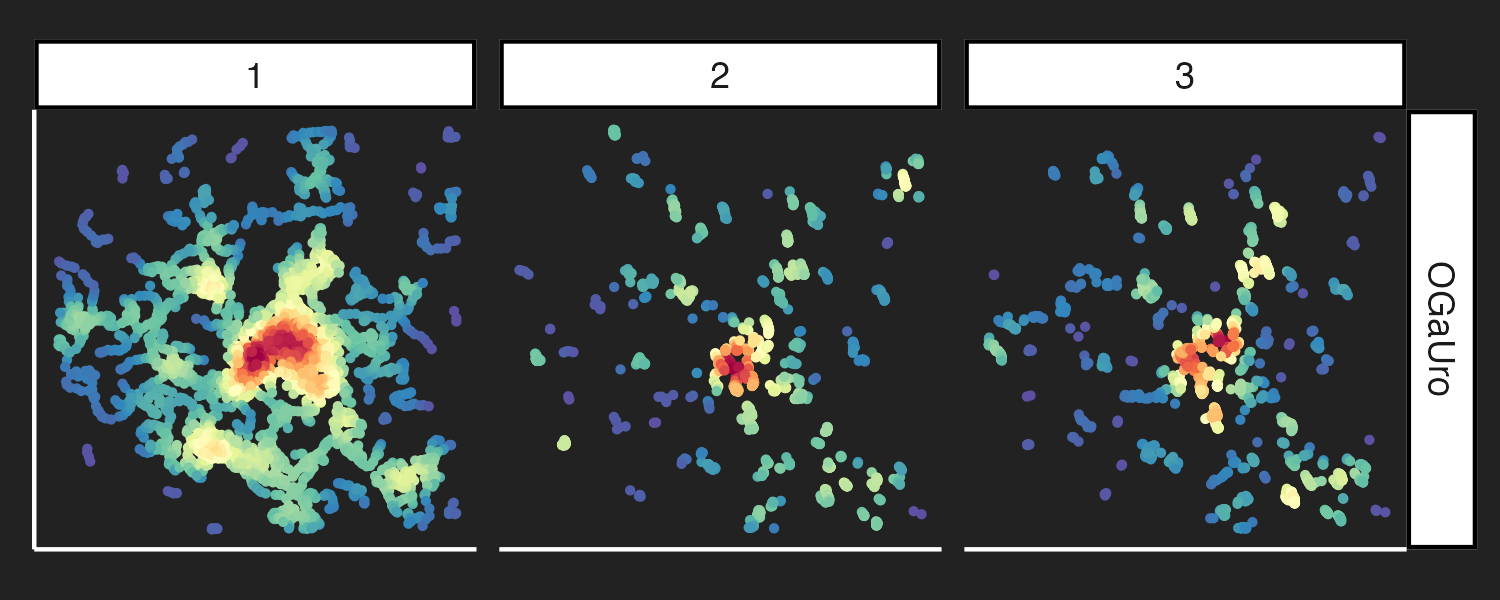
#> input picture im/examples/3D_2P/7_HMM_space.tiff, 1500 x 600 px
$ python -i shape_persistence.py   (imports and definitions only)
#> lines starting #> are read from the running program, lines starting #| are printed output that depends on the picture
### python/cecelia/utils/zarr_utils.py
"""
Zarr I/O utilities for OME-ZARR and plain zarr stores.

Handles opening, reading, and writing zarr arrays with support for:
  - OME-ZARR multiscale groups (bioformats2raw output)
  - Flat multiscales stores (our own `create_multiscales` output — images and label sets)
  - Dask-backed lazy loading for large images
  - Multiscale pyramid creation with power-of-two downsampling

Zarr stores only. Source formats (TIFF, …) are converted by the import task (bioformats2raw) before
anything here reads a pixel; reading a source file's *metadata* lives in `ome_xml_utils`. The one
exception is an external LABEL image (`open_label_source`), which label import reads directly.

Stores are identified STRUCTURALLY, never by file extension — a bioformats2raw series wrapper is told
from a flat store by its `multiscales` attr (`series_base`), and a store is told from a non-store by
its zarr group metadata (`is_zarr_store`). Extension dispatch breaks on a staged store, whose path
ends in `.partial` while it is being written.
"""

import zarr
import contextlib
import os
import sys
import shutil
import time
import bisect

import numpy as np
from copy import copy

import cecelia.utils.slice_utils as slice_utils


#: Compressors an IMAGE store may be written with, by name. Selectable in Settings → Storage defaults; the one
#: in force reaches this module through the `CECELIA_IMAGE_COMPRESSOR` env var (set by `run_py`), so a
#: task runner never has to thread it through. Every value is measured on the same real 16-bit
#: acquisition — `4kS67f/LUkCpP`, 64x4x13x512x512, 12-bit data in 16-bit words, whole store rewritten:
#:
#:   name            store     smaller-by   write   warm read/plane
#:   zstd-shuffle    0.636 GB   2.74x         5.1s   1.7 ms      <- default
#:   zstd            0.768 GB   2.27x         5.0s   1.7 ms
#:   lz4-shuffle     0.944 GB   1.85x         4.6s   1.35 ms
#:   zstd-max        0.601 GB   2.90x        36.9s   1.6 ms
#:
#: The ratio column is SIZE (store vs raw), not speed — they are easy to misread side by side. On read,
#: the spread across all four is 1.35-1.7 ms per plane, i.e. lz4 is ~1.25x faster than the default
#: while its store is 1.48x larger.
#:
#: `zstd-shuffle` is the default because the win is the SHUFFLE filter, and it is nearly free: shuffle
#: groups each pixel's high bytes together, and in 12-bit data stored in 16-bit words the high byte is
#: near-constant, so it collapses. Plain `zstd` on the same data measured 2.27x — i.e. the filter is
#: the whole difference — for 0.1s of the 5s write.
#:
#: The honest costs of the default, for anyone choosing: warm per-plane reads are ~0.3 ms slower than
#: `lz4-shuffle` (1.7 vs 1.35 ms, consistent over three runs), while cold and sequential reads are
#: inside run-to-run noise because the smaller store offsets the extra CPU. `zstd-max` is level 9: it
#: buys a further 5% for a 7x longer write — exposed for an archival re-write, not for routine use.
IMAGE_COMPRESSOR_CHOICES = {
    'zstd-shuffle': dict(cname='zstd', clevel=3, shuffle='shuffle'),
    'zstd':         dict(cname='zstd', clevel=3, shuffle='noshuffle'),
    'lz4-shuffle':  dict(cname='lz4',  clevel=5, shuffle='shuffle'),
    'zstd-max':     dict(cname='zstd', clevel=9, shuffle='shuffle'),
}

#: The default when nothing is configured. Also what an external consumer of the `cecelia` package
#: (e.g. coastal) gets, since it runs with no env var set.
IMAGE_COMPRESSOR_DEFAULT = 'zstd-shuffle'

#: Env var carrying the configured choice. Read per call rather than at import, so flipping the
#: setting takes effect on the next task without restarting anything.
IMAGE_COMPRESSOR_ENV = 'CECELIA_IMAGE_COMPRESSOR'

#: LABEL stores are NOT selectable — plain zstd, no blosc and no shuffle. The opposite answer to the
#: image default, for a structural reason: label planes are >99% zero, so what compresses them is a
#: long-range match over the whole plane, and blosc's small blocks plus the shuffle interleave both
#: break those runs up. Measured on two real `uint32` label stores (`4kS67f/LUkCpP` T and B, 0.7%
#: non-zero): plain zstd 1273-2019x against blosc/zstd-3+shuffle's 794-1145x.
#:
#: Left out of Settings on purpose. In absolute terms both are tiny (0.14 vs 0.22 MB for that store),
#: so there is nothing to tune — the constant exists so that "one codec for every store" doesn't get
#: applied to labels on the assumption it must be better.
LABEL_COMPRESSOR = dict(cname='zstd', clevel=3, shuffle='noshuffle')


# [55 lines left out: functions image_compressor_name, store_compressor, _group_separator, _group_format, not called in this run]


#: Chunk-key separators, by name. "/" nests keys into a directory tree, "." keeps them flat.
#:
#: **We write NESTED, always, in both formats.** `flat` remains here because we
#: still READ stores written before this — the separator is self-describing (v2 `.zarray`
#: `dimension_separator`, v3 `chunk_key_encoding`), so old flat stores keep working untouched and
#: nothing needs re-importing.
#:
#: Why flat was dropped rather than relabelled: **a flat store conforms to no published NGFF version.**
#: Nested storage is what 0.2 introduced (ome-zarr-py `FormatV02`: "Changelog: move to nested
#: storage"), and 0.3/0.4/0.5 inherit it — so flat keys are 0.1 storage, while the metadata we write
#: alongside them (`axes` + `coordinateTransformations`) is 0.4-shaped and 0.1 does not even define it.
#: The two writers each picked a different half of that hybrid and disagreed on disk: bioformats2raw
#: stamped `0.1` for `--no-nested` while our own writers stamped `0.4` for the identical layout.
#:
#: What flat bought, re-measured on a real 3.5 GB movie rather than the 81 MB fixture the original
#: decision used: ~171 MB of directory inodes, **~5%** — not the 14% that justified it — and **no read
#: speedup at all** (189 ms flat vs 188 ms nested). 5% of a movie is not worth a store that no
#: conforming reader can name.
CHUNK_SEPARATORS = {'nested': '/', 'flat': '.'}
CHUNK_SEPARATOR_DEFAULT = 'nested'

#: The OME-NGFF spec version each zarr format declares. Fixed, not configurable: 0.5 is the version
#: that introduced the `ome` attribute a v3 store must carry, and 0.4 is what our v2 multiscales now
#: genuinely are — `axes` + `coordinateTransformations` (both 0.4 additions) AND the nested storage 0.2
#: introduced. This mapping was only ever true of the metadata half; since we stopped writing flat keys
#: it is true of the store.
NGFF_VERSION_BY_FORMAT = {2: '0.4', 3: '0.5'}


# [144 lines left out: functions chunk_key_encoding, store_chunk_separator, _codec_kwargs, store_codecs, store_encoding_of, not called in this run]


def open_as_zarr(im_path, multiscales=None, as_dask=False, mode='r'):
    """Open a zarr store — an image version or a label set — as a list of pyramid levels.

    Stores ONLY. Whether `im_path` is a store is decided STRUCTURALLY (`is_zarr_store`: a directory
    carrying zarr group metadata), never by file extension — extension dispatch was the fifth copy of
    the `splitext(path)[1] == '.zarr'` test that #428 replaced in `ome_xml_utils`, and it failed the
    same way: `staged_store` writes to `<store>.ome.zarr.partial`, whose extension is `.partial`, so a
    staged store fell through to the TIFF branch and raised `IsADirectoryError`. The preview worker and
    the store sweep both have to read a store before it is promoted.

    Every pixel read in the app happens *after* bioformats2raw has converted the source to OME-ZARR,
    so the only paths reaching this function are stores. TIFF *metadata* reading is unaffected and
    lives in `ome_xml_utils` (`read_imagej_metadata`, `parse_meta_from_tiff`) — used on the source
    file at import time.
    """
    # lazy: ome_xml_utils owns the one structural store predicate (same idiom as read_scale below)
    from cecelia.utils import ome_xml_utils
    if not ome_xml_utils.is_zarr_store(im_path):
        raise ValueError(
            f'not a zarr store: {im_path!r}. open_as_zarr reads stores only — convert a source '
            'image with the import task (bioformats2raw) first.')
    return open_zarr(im_path, multiscales=multiscales, as_dask=as_dask, mode=mode)


# [74 lines left out: functions open_zarr, open_label_source, is_dask, fortify, native_dtype, chunks, not called in this run]


# Chunk XY for a write that has NO source store to inherit from. Every derived store inherits its
# source's XY chunk instead (`store_xy_tile`, ZARR_V3_PLAN D9), so the import is where the size is
# really chosen; this only covers a store built from nothing. Pinned equal to the import's auto
# (`BF2RAW_AUTO_TILE` in app/src/config/image_format.jl) by test_zarr_utils.
DEFAULT_XY_TILE = 512


# [43 lines left out: functions store_xy_tile, plane_chunks, not called in this run]


# NOTE: labels are opened the SAME way as images — open_as_zarr / open_zarr (a flat multiscales
# store with numeric `datasets`; see segmentation_utils).


def zarr_data_to_dask(zarr_data):
    import dask.array as da
    return [da.from_zarr(arr) for arr in zarr_data]


# [214 lines left out: functions zarr_data_to_list, ngff_attrs, write_ngff_attrs, write_multiscales_attrs, ngff_multiscales, store_format and 5 more, not called in this run]


# NGFF axis-type by name; unit-abbreviation → NGFF (UDUNITS) name napari/read_ome_metadata expect.
_NGFF_AXIS_TYPE = {'t': 'time', 'c': 'channel', 'z': 'space', 'y': 'space', 'x': 'space'}
_NGFF_UNIT = {'µm': 'micrometer', 'um': 'micrometer', 'nm': 'nanometer', 'mm': 'millimeter',
              's': 'second', 'ms': 'millisecond', 'min': 'minute',
              'micrometer': 'micrometer', 'second': 'second'}


# [88 lines left out: functions ngff_axis_entry, set_ngff_axes, _has_multiscales, read_scale, not called in this run]


# ── Staged store writing ──────────────────────────────────────────────────────
#
# The store-level counterpart to `write_atomic`/`write_json_atomic` in app/src/utils.jl. Those exist
# because a truncating write-mode open on a STATE FILE leaves a half-written file if the process dies
# mid-write; the same is true of a STORE, only worse, because a store is filled over minutes:
# open-mode-'w'-then-stream destroys the previous contents up front, so a cancelled re-run of an
# already-registered value_name leaves ccid.json advertising a store that is now partial. On a
# multi-level image the next read raises `KeyError: '1'`; on a SINGLE-level one there is no error at
# all — unwritten frames read as zeros and downstream measurement/tracking silently produce numbers
# from a partial segmentation.
#
# So: never write a final store path directly. Write into a staging sibling and rename it into place
# once the store is complete. A cancelled run then leaves the previous store untouched and its own
# staging dir behind as recognisable garbage.

STAGING_SUFFIX = '.partial'      # in progress, safe to delete
SUPERSEDED_SUFFIX = '.superseded'  # the old store, mid-promote; safe to delete
# Julia's maintenance sweep needs these two names too — see `_STORE_TMP_SUFFIXES` in
# app/src/maintenance.jl. Keep them in step; there is no shared constant across the languages.


# [133 lines left out: functions staged_store, promote_store, _rename_store, create_zarr_from_ndarray, not called in this run]


# The axes a pyramid level halves. Shared, because anything expressed in level-0 pixels has to be
# rescaled by the SAME rule to stay meaningful at level n — the NGFF scale (`multiscales_metadata`)
# and the valid box (`read_valid_box`) must not each decide this for themselves.
DOWNSAMPLED_AXES = ('X', 'Y')

# ── Valid box: which part of a store is data, and which is padding ────────────────────────────
# A task may write a canvas bigger than its data — drift correction expands to hold the whole
# trajectory and drops each frame into a ZEROED canvas at its own offset, which on real movies
# leaves 3–56% padding (one goes from 8 z-planes to 18). Nothing in NGFF says where the data is,
# so a consumer either reads the padding as if it were background, or hunts down whichever task
# produced the store and re-derives its geometry.
#
# So it lives on the STORE, namespaced under `cecelia`, next to the pixels it describes: any
# consumer asks `read_valid_box(path)` and gets None — meaning "all of it" — for the stores that
# have no padding. One code path, no knowledge of the producer, and it survives a copy or export
# in a way a QC sidecar under `1/{uid}/qc/` does not.
#
# Coordinates are LEVEL-0 pixels in STORE axis order; `read_valid_box(path, level=n)` rescales.
CECELIA_ATTR = 'cecelia'


# [280 lines left out: functions write_valid_box, write_label_passes, read_label_passes, label_pass_lookup, pass_display_name, carry_valid_box and 3 more, not called in this run]


# NGFF/dim_utils unit vocabulary → the abbreviation OME-XML uses. The Julia side keeps its own copy
# (`omezarr.jl::_OME_XML_UNIT`) because it cannot call in here; the cross-language golden test
# (app/test/runtests.jl → "calibration writers agree across languages") is what keeps them equal.
_OME_XML_UNIT = {'micrometer': 'µm', 'um': 'µm', 'µm': 'µm', 'nanometer': 'nm', 'nm': 'nm',
                 'millimeter': 'mm', 'mm': 'mm', 'second': 's', 's': 's',
                 'millisecond': 'ms', 'ms': 'ms', 'minute': 'min', 'min': 'min'}


# [164 lines left out: functions write_calibration, create_multiscales, not called in this run]


_DERIVE_T = object()   # sentinel: derive the time axis from dim_utils


# [315 lines left out: functions write_multiscale_pyramid, write_label_pyramid, backfill_label_pyramid, _raw_label_multiscales, _existing_scale_map, open_multiscales_for_writing and 2 more, not called in this run]

### docs/todo/flow-seg-experiments/shape_persistence.py
"""Is the extra boundary detail from seed_blur_sigma real morphology, or noise-following?

Circularity fell 0.82 -> 0.65, which is what we want IF the detail is the cell. A boundary that
merely chases shot noise would also look non-round, so the number alone proves nothing.

Test: a real cell's SHAPE persists between consecutive frames (15 s apart, cells move ~2 px);
noise re-randomises. So match each object at t to the nearest object at t+1, translate its mask so
the centroids coincide (removing motion), and take the IoU of the outlines.

The chance floor matters: round blobs match each other trivially, so a rounded method scores high
for a stupid reason. Every arm is therefore also scored against a SHUFFLED pairing — each object
matched to a random OTHER cell. The real quantity is the excess over that floor: how much of the
agreement is this cell's own shape rather than "cells are blobs".
"""
import json, sys
sys.path.insert(0, "/home/dominik/cc-workspace/coastal")
import numpy as np
from scipy import ndimage
from skimage import filters, morphology, measure, segmentation
from cecelia.utils import zarr_utils
from coastal.flow import prepare_data_for_unet, normalize_and_project
from coastal.train import train_with_metrics
from coastal.segment import LearnedAffinityInference

PROJ="/home/dominik/cecelia-feijoa/projects/zolIMa"; IMG="fXgbTl"
DEAD=("divergence","vorticity","flow_structure_alignment")
# [1 line that did not run here, left out]
# [1 line that did not run here, left out]
# [1 line that did not run here, left out]
# [1 line that did not run here, left out]
# [1 line that did not run here, left out]
# [1 line that did not run here, left out]
# [1 line that did not run here, left out]
# [2 lines that did not run here, left out]
# [1 line that did not run here, left out]

def mk(**kw):
    b=dict(model=m,device="cuda",affinity_threshold=0.3,merge_affinity_threshold=0.65,
           merge_max_distance=1.5,prob_weight=0.3,prob_threshold=0.3,embedding_blur_sigma=1.5,
           max_iter=200,min_component_size=20)
    b.update(kw); return LearnedAffinityInference(**b)

def base_seg(img):
    b=filters.gaussian(img,sigma=2.0/PX,preserve_range=True)
    fg=ndimage.binary_fill_holes(morphology.remove_small_objects(b>filters.threshold_triangle(b[b>0]),int(np.pi*(3.0/PX)**2/4)))
    d=ndimage.distance_transform_edt(fg)
    return segmentation.watershed(-d,measure.label(morphology.h_maxima(d,h=2.0/PX)),mask=fg)

def patches(lab, size=64):
    """centroid-centred binary crop per object, so IoU compares SHAPE not position"""
    out=[]
    for p in measure.regionprops(np.asarray(lab)):
        if p.area < 60: continue
        cy,cx=[int(round(v)) for v in p.centroid]
        m_=np.zeros((size,size),bool); h=size//2
        y0,y1=cy-h,cy+h; x0,x1=cx-h,cx+h
        src=(np.asarray(lab)==p.label)
        ys0,ys1=max(0,y0),min(src.shape[0],y1); xs0,xs1=max(0,x0),min(src.shape[1],x1)
        m_[ys0-y0:ys1-y0, xs0-x0:xs1-x0]=src[ys0:ys1, xs0:xs1]
        if m_.sum()>0: out.append(m_)
    return out

def iou(a,b):
    u=(a|b).sum(); return (a&b).sum()/u if u else 0.0

rng=np.random.default_rng(0)
ARMS=[("blurred (round)", lambda t: np.asarray(mk(prob_blur_sigma=8.0,seed_size=34).predict_frame(prep[t],tm[t])[1])),
      ("seed_blur (sharp)", lambda t: np.asarray(mk(prob_blur_sigma=0.0,seed_blur_sigma=8.0,seed_size=34).predict_frame(prep[t],tm[t])[1])),
      ("intensity baseline", lambda t: base_seg(sm[t]))]

# [13 lines not run here, left out]

>>> import cv2
>>> picture = cv2.imread('../../../im/examples/3D_2P/7_HMM_space.tiff', cv2.IMREAD_GRAYSCALE)
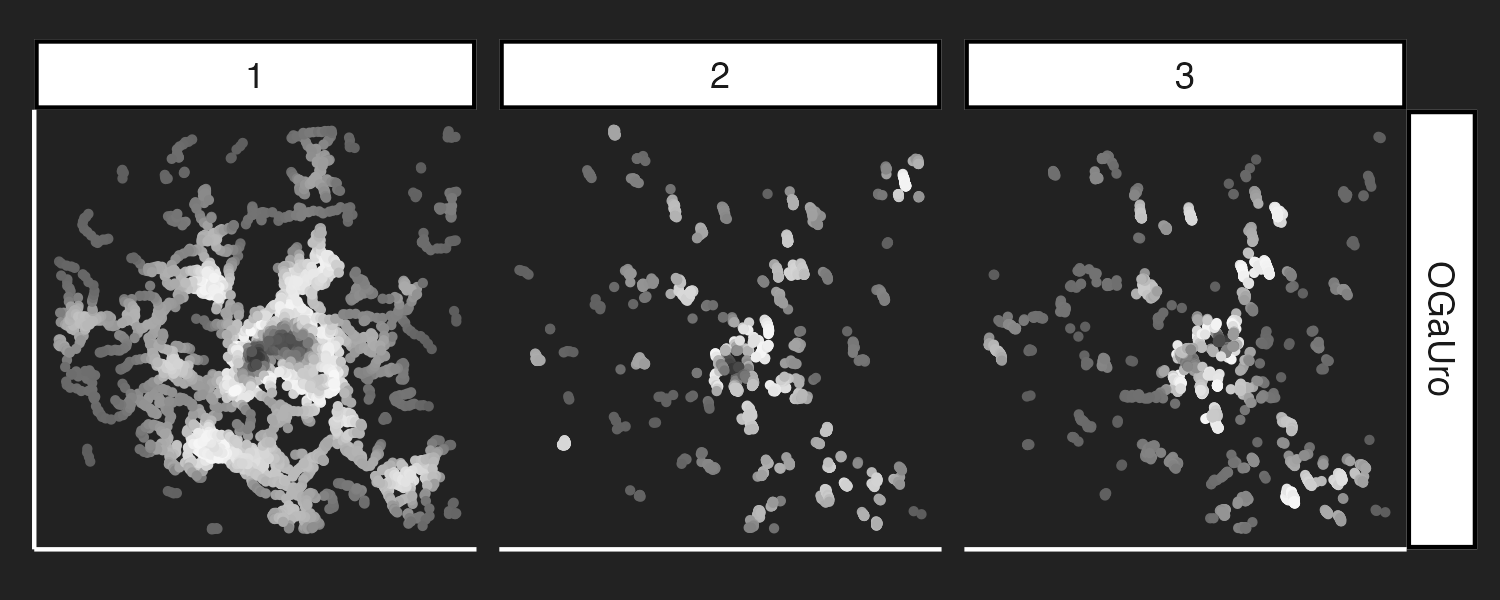
#> picture: shape (600, 1500); min 0, max 255, mean 76.4
#> (the run stopped early here; a loop or call above may not have finished)
